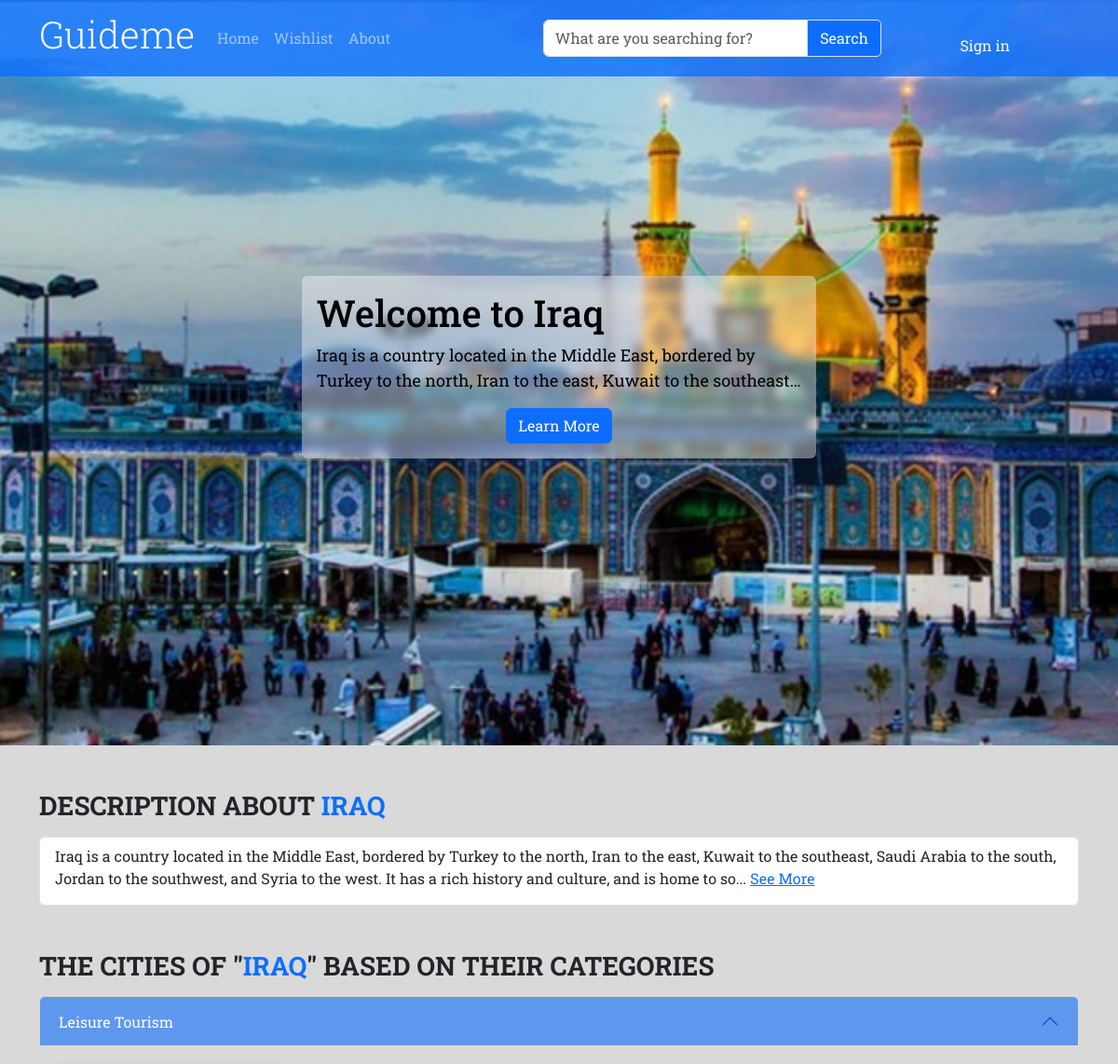
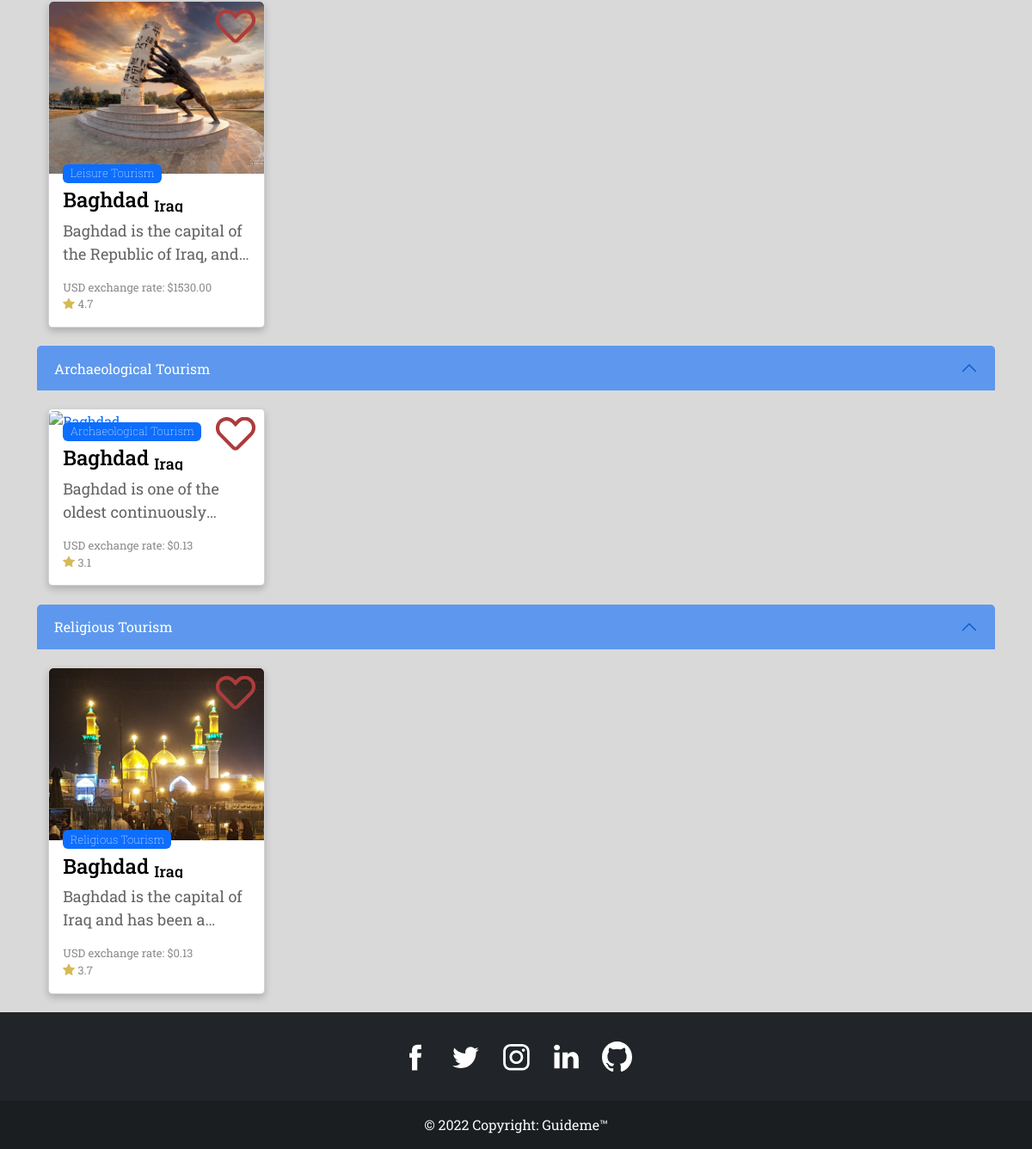
The app's page /countries/Iraq with its own data (2 pictures, top to bottom).
### pages/models.py (models this page shows, shortened)
class Country(models.Model):
    name = models.CharField(max_length=16, verbose_name='Country Name', unique= True)
    description = models.TextField(null = True, blank = False, verbose_name='Description', validators=[validate_min_length,validate_max_length], help_text='Description length must be between 40 and 2000 characters')
    image = models.ImageField(upload_to='images/%y/%m/%d', default='images/default/defaultImage.jpg', verbose_name='Photo')
    activeState = models.BooleanField(default=True, verbose_name='Active State')
    class Meta:
        verbose_name = 'Country'
        verbose_name_plural = 'Countries'
        ordering = ['name']
    def __str__(self):
        return self.name

class Category(models.Model):
    type = models.CharField(max_length= 22, null=True, blank=True, unique=True)
    class Meta:
        verbose_name = 'Category'
        verbose_name_plural = 'Categories'
    def __str__(self):
        return self.type

class City(models.Model):
    name = models.CharField(max_length=25, verbose_name= 'City Name')
    country = models.ForeignKey(Country, on_delete=models.CASCADE, null= True, to_field='name', db_constraint=False)
    caption = models.TextField(null = True, blank = False, verbose_name='Caption', validators=[validate_min_length,validate_max_length], help_text='Caption length must be between 40 and 2000 characters')
    image = models.ImageField(upload_to='images/%y/%m/%d', default='images/default/defaultImage.jpg', verbose_name='Image')
    exchangeRate = models.DecimalField(max_digits=6,decimal_places=2, verbose_name='Exchage Rate',help_text='The value of the local currency against one USD')
    rating = models.DecimalField(max_digits=2,decimal_places=1, verbose_name='Rating' ,max_length=5, help_text='Must be from 0 to 5')
    activeState = models.BooleanField(default=True, verbose_name='Active State')
    inWishlist = models.ManyToManyField(User, related_name='inWishList', blank=True)
    category = models.ForeignKey(Category, to_field='type', db_constraint=False, on_delete= models.CASCADE, null=True)
    mapSrc = models.TextField(verbose_name='Map Source', blank= True)
    activities = models.ManyToManyField(Activity, blank= True)
    restaurants = models.ManyToManyField(Restaurants, blank=True)
    hotels = models.ManyToManyField(Hotels, blank=True)
    class Meta:
        verbose_name = 'City'
        verbose_name_plural = 'Cities'
        ordering = ['-rating']

### pages/views.py (the view)
# urls.py: path('countries/<countryName>', views.countries, name='countries'),
def countries(request, countryName = None):
    country = Country.objects.all().filter(name = countryName) if countryName is None else Country.objects.all().get(name = countryName)
    return render(request, 'pages/countries.html', {
        'cities' : City.objects.all(),
        'country' : country,
        'countries' : Country.objects.all(),
        'categories': Category.objects.all().exclude(type = 'Most Rated'),
    })

### templates/pages/countries.html (shortened to what this page needs)
{% extends 'base.html' %}
{% load static%}
{% block content %}
{% if country %}
<div class="container-fluid vh-100 d-flex align-items-center justify-content-center"
    style="background-image: url({{country.image.url}}); background-size: cover; background-position: center;">
    <div class="row">
        <div class="col-md-6 offset-md-3">
            <div class="card" id="welcome-card">
                <div class="card-body">
                    <h1 class="card-title">Welcome to {{country.name}}</h1>
                    <p class="card-text text-black">{{country.description}}</p>
                    <div class="text-center">
                        <a href="#more-section" class="btn btn-primary">Learn More</a>
                    </div>
                </div>
            </div>
        </div>
    </div>
</div>
<section id="more-section">
    <div class="container pt-5">
        <h3 class="fw-bolder text-uppercase d-inline">Description about <span class="text-primary">{{country.name}}</span></h3>
        <ul class="list-group mt-3 mb-5">
            <li class="list-group-item ps-3 pb-0">
                <p><span
                        class="description">{{country.description|linebreaksbr}} </span><a class="see-more-link btn-link">See
                        More</a></p>
            </li>
        </ul>
        <h3 class="fw-bolder text-uppercase d-inline">The cities of "<span class="text-primary">{{country.name}}</span>" based on their categories</h3>
        <div class="accordion mb-5 mt-3" id="accordionExample">
            <div class="accordion-item">
            {% for category in categories %}
            <h2 class="accordion-header" id="heading{{category.id}}">
                <button class="accordion-button" type="button" data-bs-toggle="collapse"
                    data-bs-target="#collapse{{category.id}}" aria-expanded="true" aria-controls="collapse{{category.id}}">
                    {% if category.type == 'Not Specified' %}{{category.type}}{% else %} {{category.type}} Tourism{% endif %}
                </button>
            </h2>
            {% for city in cities %}
            {% if country == city.country and category == city.category %}
                <div id="collapse{{category.id}}" class="accordion-collapse collapse show"
                    aria-labelledby="heading{{category.id}}">
                    <div class="accordion-body p-0">
                        <div class="column">
                            <div class="card text-light mt-3 p-0" id="{{city.name}}">
                                <a href="{{city.country}}/{{city.id}}">
                                    <img src="{{city.image.url}}" alt="{{city.name}}" class="card-img-top">
                                    <div class="card-body">
                                        <div class="badge-container">
                                            <div class="badge">{{city.category}} Tourism</div>
                                        </div>
                                        <h4 class="card-title">{{city.name}} <sub>{{city.country}}</sub></h4>
                                        <p class="card-text">{{city.caption}}</p>
                                        <p id="exchange-text">USD exchange rate: ${{city.exchangeRate}}</p>
                                        <p id="rating-text"><img src="{% static 'img/Icons/star-filled.svg' %}"
                                                id="star-icon" class="d-inline">
                                            {{city.rating}}</p>
                                    </div>
                                </a>
                                {% if user.is_authenticated %}
                    {% if city in user.wishlist.cities.all %}
                    <form action="{% url 'wishlist_add_remove' city.id %}" method="POST" target="wishlist-iframe">
                        {% csrf_token %}
                        <button type="submit" id="favorite-btn" class="wishlist-btn"><img
                            class="{{city.name}}F-icon" src="{% static 'img/Icons/Favorite-filled.svg' %}"></b>
                    </form>
                    {% else %}
                    <form action="{% url 'wishlist_add_remove' city.id %}" method="POST">
                        {% csrf_token %}
                        <button type="submit" id="favorite-btn" class="wishlist-btn"><img
                            class="{{city.name}}F-icon" src="{% static 'img/Icons/Favorite-outlined.svg' %}"></button>
                    </form>
                    {% endif %}
                    {% else %}
                    <a href="{% url 'signin' %}" id="favorite-btn" class="wishlist-btn"><img
                        class="{{city.name}}F-icon" src="{% static 'img/Icons/Favorite-outlined.svg' %}"></a>
                    {% endif %}
                            </div>
                        </div>
                    </div>
                </div>
                {% endif %}
                {% endfor %}
                {% endfor %}
            </div>
        </div>
        {% endif %}
    </div>
</section>
{% endblock content %}

### Guideme/static/css/style.css (style rules this page uses)
:root { --canvas-color: #D9D9D9; --primary-color: #0d6efd; --navbar-bg-color:#0d6efdcc; --heading-text-color: #000; --paragraph-text-color: rgb(100, 100, 100); --on-hover-primary-color: #0d6efd99; --shadow-color: #00000033; --black: #000; --white: #fff; --border-radius: 5px; --paragraph-font-size: 18px; }
body { min-height: 100vh; display: flex; flex-direction: column; background-color:var(--canvas-color); font-family: 'Roboto Slab', serif; }
.btn { background-color: var(--primary-color); }
.card { display: flex; margin: 0% 2% 2% 2%; }
.card a:link { text-decoration: none; }
.card-title { color: var(--heading-text-color); overflow: hidden; text-overflow: ellipsis; display: -webkit-box; -webkit-line-clamp: 1; -webkit-box-orient: vertical; }
#favorite-btn { position:absolute; left: auto; top: 0; right: 0; bottom: auto; margin: auto; background-color: transparent; border: none; transform: scale(70%,70%); }
.badge-container { position: absolute; }
.badge { position: relative; top: -30px; width: fit-content; text-align: center; font-size:small; font-weight: 100; background-color: var(--primary-color); }
#star-icon { width: 14px; }
#rating-text,#exchange-text { opacity: .75; margin: 0%; font-size: small; overflow: hidden; text-overflow: ellipsis; display: -webkit-box; -webkit-line-clamp: 1; -webkit-box-orient: vertical; }
.card-text { overflow: hidden; text-overflow: ellipsis; display: -webkit-box; -webkit-line-clamp: 2; -webkit-box-orient: vertical; }
.card p { color: var(--paragraph-text-color); font-size: var(--paragraph-font-size); }
.card h4 { color: var(--heading-text-color); }
.card-img-top { height: 25vh; width: 100%; object-fit: cover; border-radius: 5px 5px 0 0; }
.btn, input { border-radius:5 !important; }
.column { float: left; width: 25%; margin-bottom: 16px; padding: 0 8px; }
.column div.card { box-shadow: 0 4px 8px 0 var(--shadow-color); border-radius: var(--border-radius); }
.accordion { --bs-accordion-bg: transparent; --bs-accordion-border-color: transparent; --bs-accordion-btn-color: var(--white); --bs-accordion-btn-bg: var(--primary-color); --bs-accordion-active-color: var(--white); --bs-accordion-active-bg: var(--on-hover-primary-color); }
.accordion-header { padding-bottom: 5px; }

### records on screen
Country: image (picture), name "Iraq", description "Iraq is a country located in the Middle East, bordered by Turkey to the north, Iran to the east, Kuwait to the…", name "IRAQ", description "Iraq is a country located in the Middle East, bordered by Turkey to the north, Iran to the east, Kuwait to the southeast, Saudi Arabia to the south, Jordan to the southwest, and Syria to the west. It has a rich history and culture, and is home to so..."
Category: type "Leisure"
City: image (picture), category "Leisure", name "Baghdad", country "Iraq", caption "Baghdad is the capital of the Republic of Iraq,…", exchangeRate "1530.00", rating "4.7"
Category: type "Archaeological"
City: category "Archaeological", name "Baghdad", country "Iraq", caption "Baghdad is one of the oldest…", exchangeRate "0.13", rating "3.1"
Category: type "Religious"
City: image (picture), category "Religious", name "Baghdad", country "Iraq", caption "Baghdad is the capital of Iraq and has been…", exchangeRate "0.13", rating "3.7"
